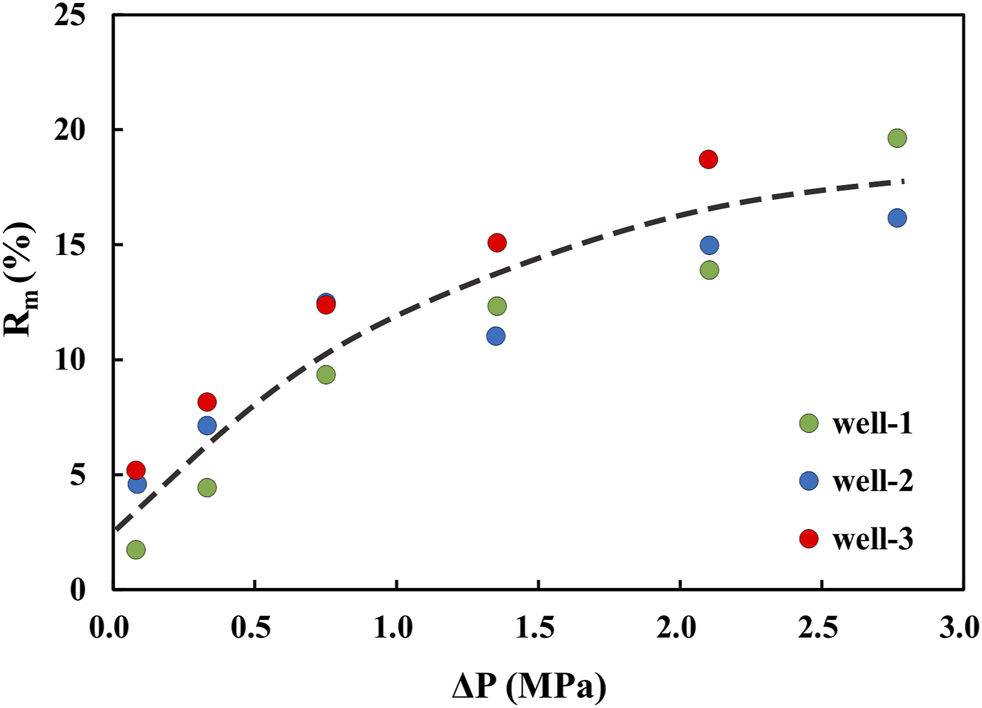
#> input picture universal_fixed_point_framework/scripts/data/xu2021_fig7_pdf/xu2021_fig7_screenshot.png, 982 x 708 px, found by its file name
$ python _fig7_annotate.py
#> lines starting #> are read from the running program, lines starting #| are printed output that depends on the picture; after the words box and inside, x2 and y2 are one past the last pixel; in counts of white or black regions, pixels touching at a corner belong together
# ============================================================
# UFPF → MUFPF 更名通知
# ============================================================
# 本文件属于 Universal Fixed Point Framework (UFPF)。
# 该框架已计划更名为 Meta-Universal Fixed-Point Functorial Framework (MUFPF)。
# 更名计划详见：roadmap/mu_renaming_plan.md
#
# 原因：UFPF 缩写与 IEEE 生物图像识别框架冲突，影响学术检索。
# 新名称 MUFPF 具有全球唯一性，且更好地体现框架的元数学特性。
#
# 本文件中 UFPF 相关引用数量：0
# 更名将在计划确认后统一执行，当前代码不做修改。
# ============================================================

#!/usr/bin/env python3
# -*- coding: utf-8 -*-
"""标注所有红/蓝聚类及轴刻度，输出到 Desktop 查看。"""
import numpy as np
from PIL import Image, ImageDraw
from scipy import ndimage

im = Image.open(r"e:\workspace\hyper-resolution\universal_fixed_point_framework\scripts\data\xu2021_fig7_pdf\xu2021_fig7_screenshot.png").convert("RGB")
#> im is the input picture: PIL image 982x708 RGB; mean R, G, B 246.6, 246.3, 246.2
a = np.asarray(im).astype(int)
R, G, B = a[:, :, 0], a[:, :, 1], a[:, :, 2]
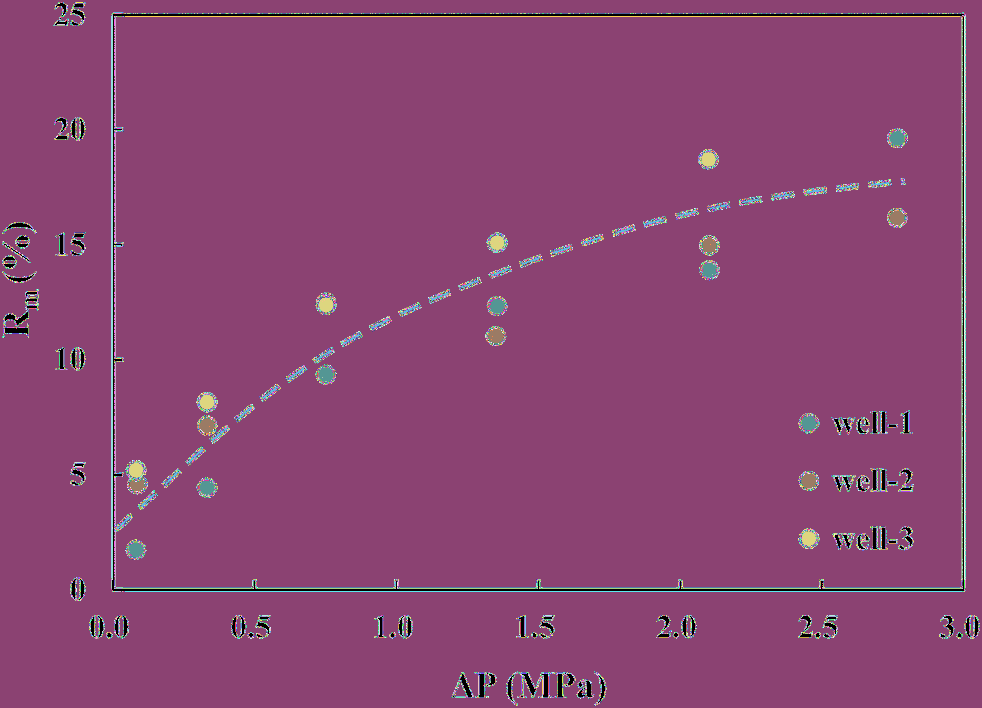
#> R: shape (708, 982) int64; 256 distinct labels, from 0 to 255; one colour per label, 0 black
#> G: shape (708, 982) int64; 256 distinct labels, from 0 to 255
#> B: shape (708, 982) int64; 256 distinct labels, from 0 to 255

def clusters(mask, min_size=3):
    lab, n = ndimage.label(mask, structure=np.ones((3, 3), dtype=bool))
    objs = ndimage.find_objects(lab)
    pts = []
    for i in range(1, n + 1):
        sl = objs[i - 1]
        ys, xs = np.where(lab[sl] == i)
        if len(ys) < min_size:
            continue
        pts.append((round(xs.mean() + sl[1].start, 1), round(ys.mean() + sl[0].start, 1), int(len(ys))))
    return pts

red = (R > 150) & (G < 90) & (B < 90)
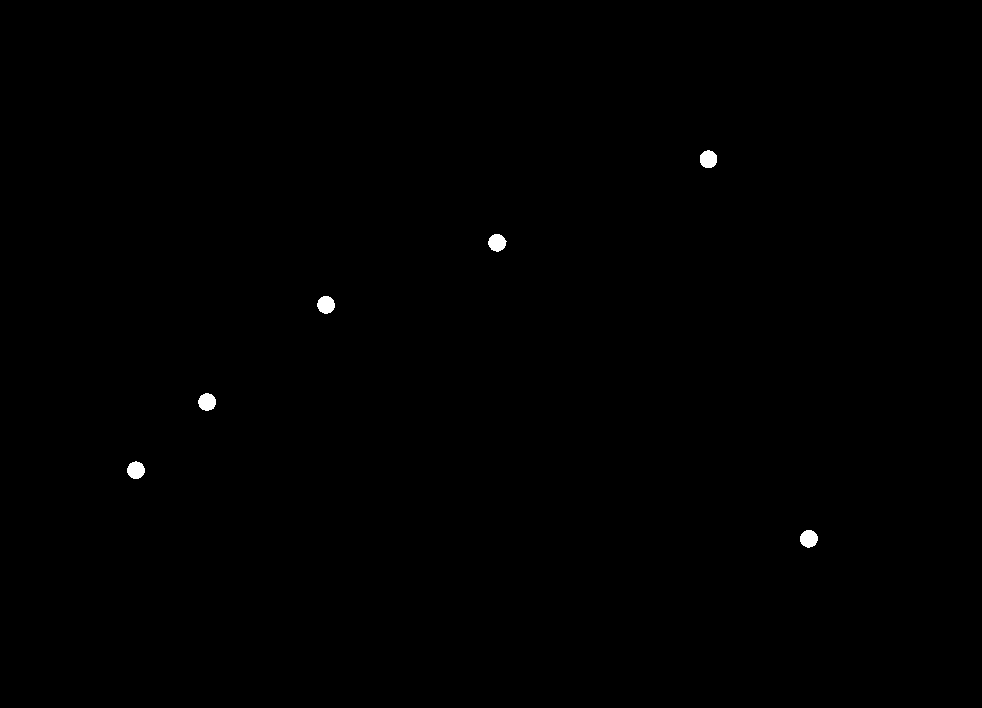
#> red: shape (708, 982) bool; 0.21% white; 6 white regions, box (x1, y1, x2, y2) and area: (317, 296, 335, 314) 249, (198, 393, 216, 411) 249, (800, 530, 818, 548) 249, (700, 150, 717, 168) 248, (488, 234, 507, 252) 248, (127, 461, 145, 479) 246
blue = (B > 150) & (R < 90) & (G < 110)
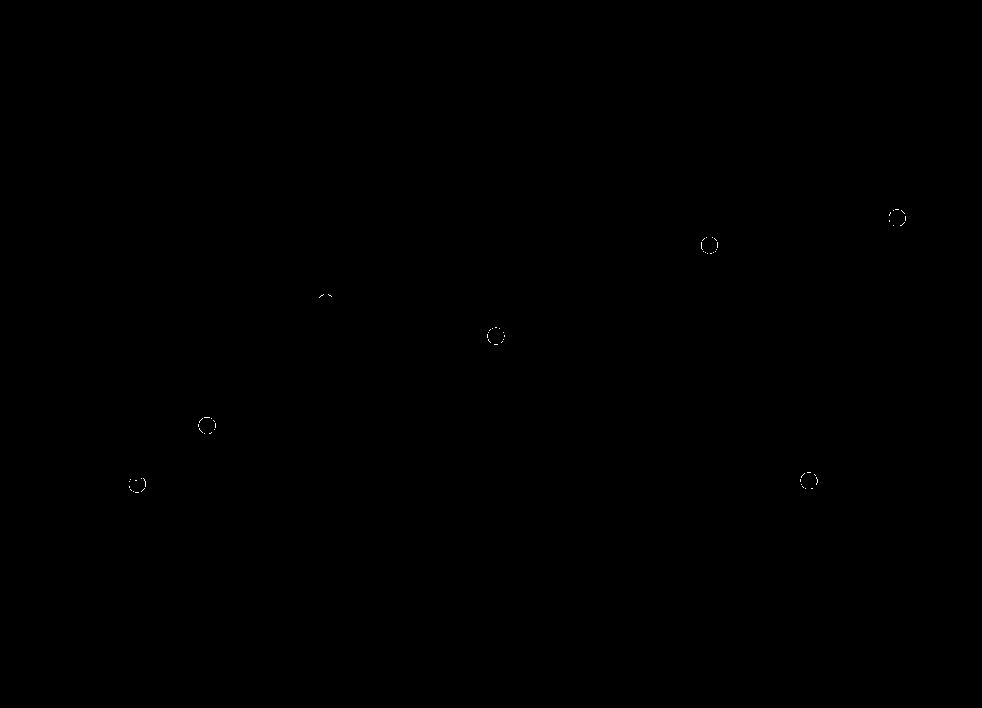
#> blue: shape (708, 982) bool; 0.03% white in thin lines or dots, all inside (x1, y1, x2, y2) = (129, 209, 906, 493)
# 放宽蓝阈值（空心符号/描边）
blue2 = (B > 130) & (B > R + 30) & (G < 150)
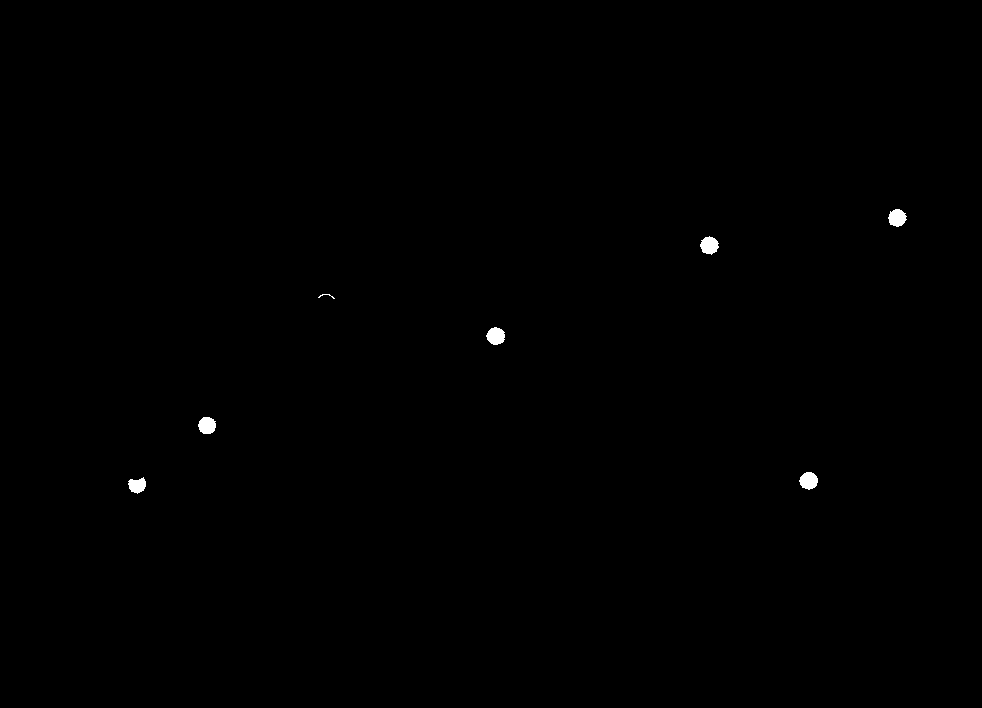
#> blue2: shape (708, 982) bool; 0.21% white; 7 white regions, largest, box (x1, y1, x2, y2) and area: (486, 327, 505, 345) 256, (700, 236, 719, 255) 255, (799, 472, 818, 490) 254

im2 = im.copy()
d = ImageDraw.Draw(im2)
for i, (cx, cy, sz) in enumerate(clusters(red)):
#> in clusters, `lab, n = ndimage.label(mask, structure=np.ones((3, 3), dtype=bool))`: lab: shape (708, 982) int32; 7 distinct labels, from 0 to 6
#> in clusters, `lab, n = ndimage.label(mask, structure=np.ones((3, 3), dtype=bool))`: n = 6
#> in clusters, `objs = ndimage.find_objects(lab)`: objs = 6 items
    d.rectangle([cx - 8, cy - 8, cx + 8, cy + 8], outline=(255, 255, 0), width=2)
    d.text((cx + 10, cy - 8), f"R{i}({cx:.0f},{cy:.0f})", fill=(255, 255, 0))
#> this loop made 6 passes
print("RED:")
for p in clusters(red):
    print("  ", p)
#> this loop made 6 passes
#|    (708.0, 158.8, 248)
#|    (496.7, 242.3, 248)
#|    (325.6, 304.4, 249)
#|    (206.6, 401.6, 249)
#|    (135.5, 469.8, 246)
#|    (808.4, 538.3, 249)
print("BLUE2:")
bp = clusters(blue2)
#> in clusters (call 3), `lab, n = ndimage.label(mask, structure=np.ones((3, 3), dtype=bool))`: lab: shape (708, 982) int32; 8 distinct labels, from 0 to 7
#> bp = [(896.8, 217.5, 249), (709, 245, 255), (326, 295.4, 23), (495.4, 335.7, 256), (206.7, 425.1, 245), (808.3, 480.3, 254), (136.8, 485, 211)]
for p in bp:
    print("  ", p)
#> this loop made 7 passes
#|    (896.8, 217.5, 249)
#|    (709.0, 245.0, 255)
#|    (326.0, 295.4, 23)
#|    (495.4, 335.7, 256)
#|    (206.7, 425.1, 245)
#|    (808.3, 480.3, 254)
#|    (136.8, 485.0, 211)
for i, (cx, cy, sz) in enumerate(bp):
    d.rectangle([cx - 8, cy - 8, cx + 8, cy + 8], outline=(0, 255, 255), width=2)
    d.text((cx + 10, cy - 8), f"B{i}({cx:.0f},{cy:.0f})", fill=(0, 255, 255))
#> this loop made 7 passes
im2 = im2.resize((im2.width * 2, im2.height * 2), Image.LANCZOS)
p = r"C:\Users\dps_n\Desktop\fig7_annotated.png"
im2.save(p)
print("saved:", p)

$ run again, with universal_fixed_point_framework/scripts/data/xu2021_pages/page8.png copied over universal_fixed_point_framework/scripts/data/xu2021_fig7_pdf/xu2021_fig7_screenshot.png
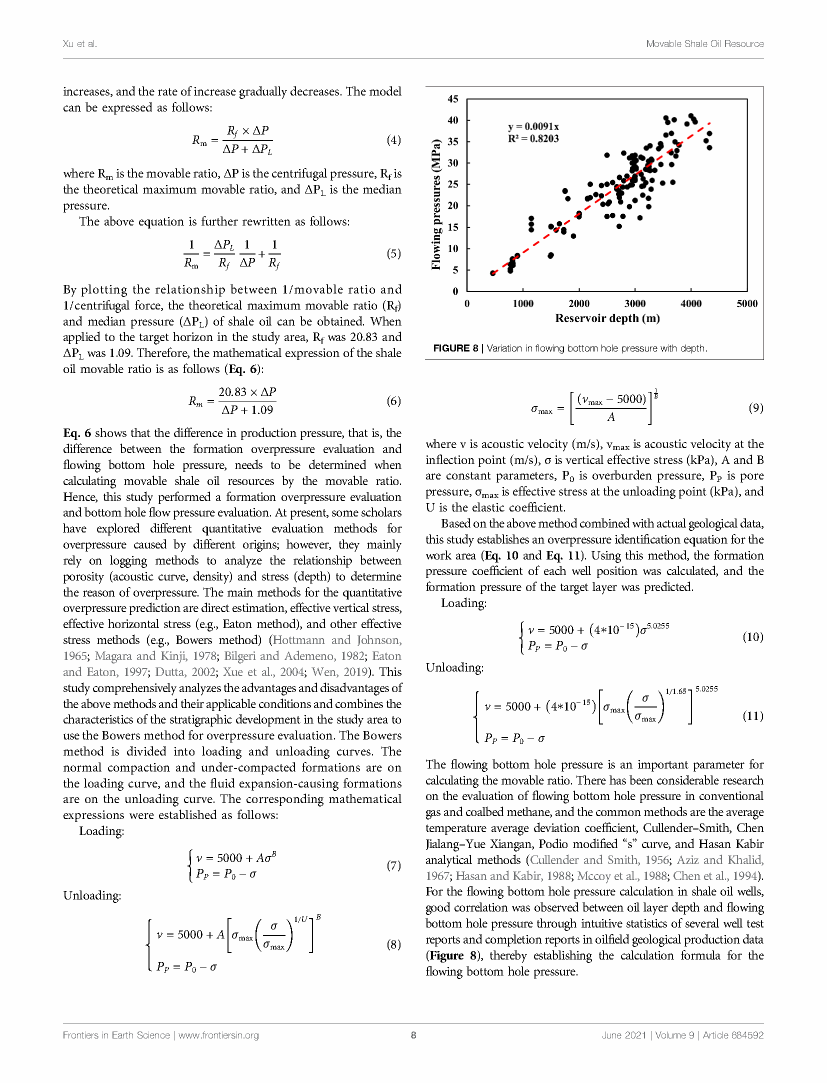
#> input picture universal_fixed_point_framework/scripts/data/xu2021_pages/page8.png, 1654 x 2166 px, found by its file name (shown at 1/2 size)
#> im is the input picture: PIL image 1654x2166 RGB; mean R, G, B 239.7, 239.7, 239.7
#> `R, G, B = a[:, :, 0], a[:, :, 1], a[:, :, 2]`:
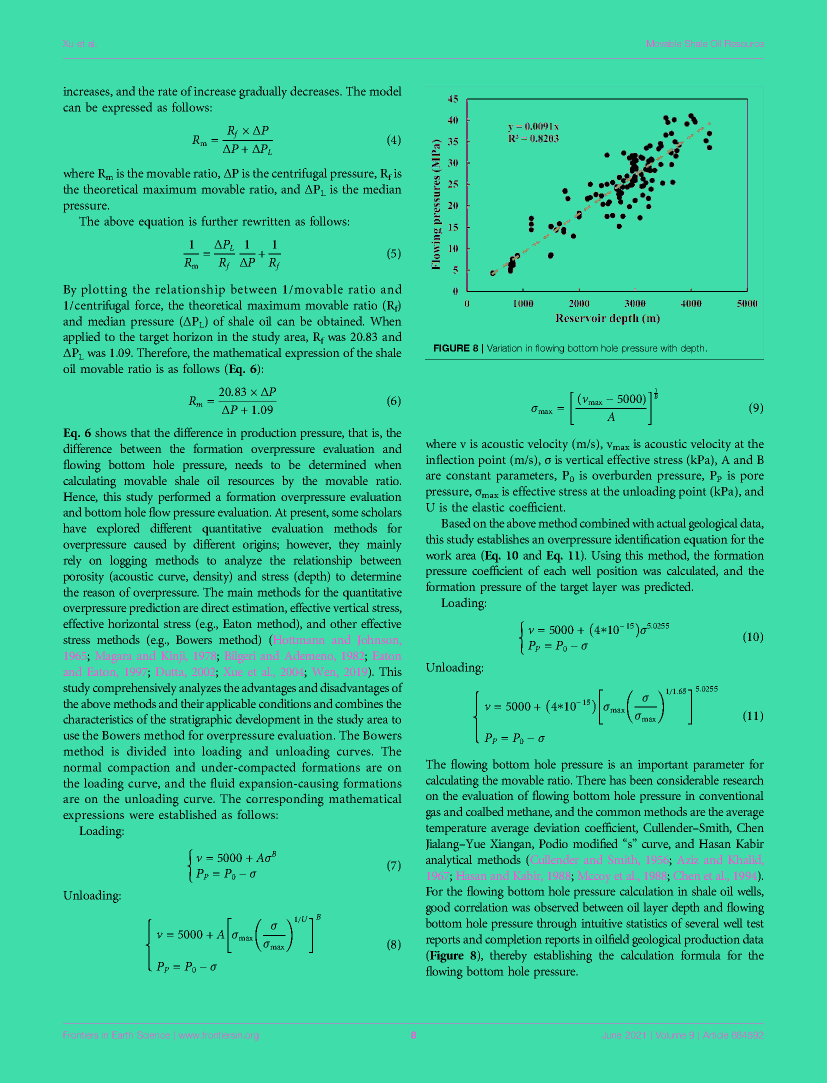
#> R: shape (2166, 1654) int64 (shown at 1/2 size); 100 distinct labels, from 0 to 255; one colour per label, 0 black
#> G: shape (2166, 1654) int64; 84 distinct labels, from 0 to 254
#> B: shape (2166, 1654) int64; 105 distinct labels, from 0 to 254
#> red: shape (2166, 1654) bool; 0.03% white; 22 white regions, largest, box (x1, y1, x2, y2) and area: (1292, 325, 1305, 335) 53, (1230, 368, 1243, 378) 53, (1313, 311, 1325, 321) 52
#> blue: shape (2166, 1654) bool; every value is 0
#> blue2: shape (2166, 1654) bool; 0% white in thin lines or dots, all inside (x1, y1, x2, y2) = (1030, 519, 1031, 520)
#> lab: shape (2166, 1654) int32; 23 distinct labels, from 0 to 22
#> n = 22
#> objs = 22 items
#> the loop `for i, (cx, cy, sz) in enumerate(clusters(red)):` made 22 passes
#> (cx, cy, sz) on passes 1 to 8: (1417.6, 246.6, 20), (1400.3, 258.8, 48), (1380.1, 272.8, 47), (1359.4, 287.1, 50), (1338.9, 301.3, 49), (1318.5, 315.5, 52), (1298.2, 329.6, 53), (1277.6, 343.9, 50)
#> the loop `for p in clusters(red):` made 22 passes
#> (printed output is left out)
#> bp = []
